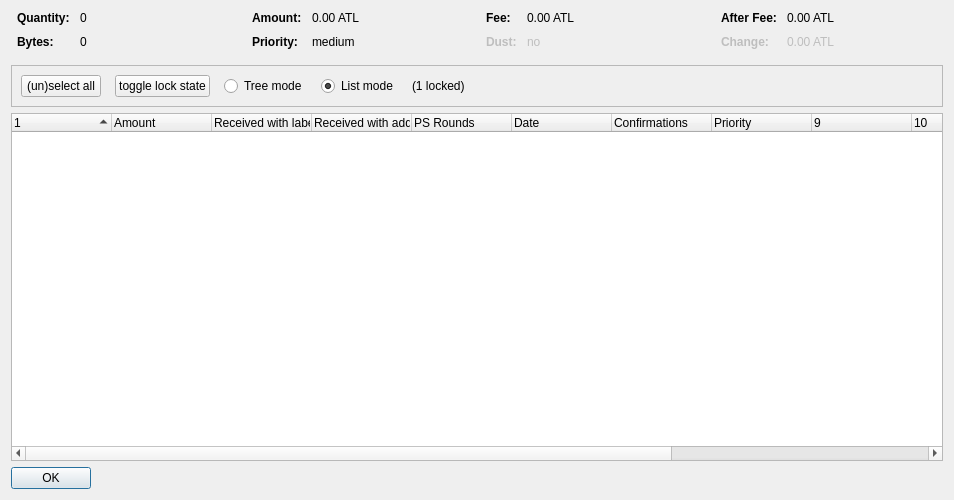
<?xml version="1.0" encoding="UTF-8"?>
<ui version="4.0">
 <class>CoinControlDialog</class>
 <widget class="QDialog" name="CoinControlDialog">
  <property name="geometry">
   <rect>
    <x>0</x>
    <y>0</y>
    <width>954</width>
    <height>500</height>
   </rect>
  </property>
  <property name="windowTitle">
   <string>Coin Selection</string>
  </property>
  <layout class="QVBoxLayout" name="verticalLayout">
   <item>
    <layout class="QHBoxLayout" name="horizontalLayoutTop" stretch="0,0,0,0">
     <property name="topMargin">
      <number>0</number>
     </property>
     <property name="bottomMargin">
      <number>10</number>
     </property>
     <item>
      <layout class="QFormLayout" name="formLayoutCoinControl1">
       <property name="horizontalSpacing">
        <number>10</number>
       </property>
       <property name="verticalSpacing">
        <number>10</number>
       </property>
       <property name="leftMargin">
        <number>6</number>
       </property>
       <property name="rightMargin">
        <number>6</number>
       </property>
       <item row="0" column="0">
        <widget class="QLabel" name="labelCoinControlQuantityText">
         <property name="font">
          <font>
           <weight>75</weight>
           <bold>true</bold>
          </font>
         </property>
         <property name="text">
          <string>Quantity:</string>
         </property>
        </widget>
       </item>
       <item row="0" column="1">
        <widget class="QLabel" name="labelCoinControlQuantity">
         <property name="cursor">
          <cursorShape>IBeamCursor</cursorShape>
         </property>
         <property name="contextMenuPolicy">
          <enum>Qt::ActionsContextMenu</enum>
         </property>
         <property name="text">
          <string notr="true">0</string>
         </property>
         <property name="textInteractionFlags">
          <set>Qt::LinksAccessibleByMouse|Qt::TextSelectableByKeyboard|Qt::TextSelectableByMouse</set>
         </property>
        </widget>
       </item>
       <item row="1" column="0">
        <widget class="QLabel" name="labelCoinControlBytesText">
         <property name="font">
          <font>
           <weight>75</weight>
           <bold>true</bold>
          </font>
         </property>
         <property name="text">
          <string>Bytes:</string>
         </property>
        </widget>
       </item>
       <item row="1" column="1">
        <widget class="QLabel" name="labelCoinControlBytes">
         <property name="cursor">
          <cursorShape>IBeamCursor</cursorShape>
         </property>
         <property name="contextMenuPolicy">
          <enum>Qt::ActionsContextMenu</enum>
         </property>
         <property name="text">
          <string notr="true">0</string>
         </property>
         <property name="textInteractionFlags">
          <set>Qt::LinksAccessibleByMouse|Qt::TextSelectableByKeyboard|Qt::TextSelectableByMouse</set>
         </property>
        </widget>
       </item>
      </layout>
     </item>
     <item>
      <layout class="QFormLayout" name="formLayoutCoinControl2">
       <property name="horizontalSpacing">
        <number>10</number>
       </property>
       <property name="verticalSpacing">
        <number>10</number>
       </property>
       <property name="leftMargin">
        <number>6</number>
       </property>
       <property name="rightMargin">
        <number>6</number>
       </property>
       <item row="0" column="0">
        <widget class="QLabel" name="labelCoinControlAmountText">
         <property name="font">
          <font>
           <weight>75</weight>
           <bold>true</bold>
          </font>
         </property>
         <property name="text">
          <string>Amount:</string>
         </property>
        </widget>
       </item>
       <item row="0" column="1">
        <widget class="QLabel" name="labelCoinControlAmount">
         <property name="cursor">
          <cursorShape>IBeamCursor</cursorShape>
         </property>
         <property name="contextMenuPolicy">
          <enum>Qt::ActionsContextMenu</enum>
         </property>
         <property name="text">
          <string notr="true">0.00 ATL</string>
         </property>
         <property name="textInteractionFlags">
          <set>Qt::LinksAccessibleByMouse|Qt::TextSelectableByKeyboard|Qt::TextSelectableByMouse</set>
         </property>
        </widget>
       </item>
       <item row="1" column="0">
        <widget class="QLabel" name="labelCoinControlPriorityText">
         <property name="font">
          <font>
           <weight>75</weight>
           <bold>true</bold>
          </font>
         </property>
         <property name="text">
          <string>Priority:</string>
         </property>
        </widget>
       </item>
       <item row="1" column="1">
        <widget class="QLabel" name="labelCoinControlPriority">
         <property name="cursor">
          <cursorShape>IBeamCursor</cursorShape>
         </property>
         <property name="contextMenuPolicy">
          <enum>Qt::ActionsContextMenu</enum>
         </property>
         <property name="text">
          <string>medium</string>
         </property>
         <property name="textInteractionFlags">
          <set>Qt::LinksAccessibleByMouse|Qt::TextSelectableByKeyboard|Qt::TextSelectableByMouse</set>
         </property>
        </widget>
       </item>
      </layout>
     </item>
     <item>
      <layout class="QFormLayout" name="formLayoutCoinControl3">
       <property name="horizontalSpacing">
        <number>10</number>
       </property>
       <property name="verticalSpacing">
        <number>10</number>
       </property>
       <property name="leftMargin">
        <number>6</number>
       </property>
       <property name="rightMargin">
        <number>6</number>
       </property>
       <item row="0" column="0">
        <widget class="QLabel" name="labelCoinControlFeeText">
         <property name="font">
          <font>
           <weight>75</weight>
           <bold>true</bold>
          </font>
         </property>
         <property name="text">
          <string>Fee:</string>
         </property>
        </widget>
       </item>
       <item row="0" column="1">
        <widget class="QLabel" name="labelCoinControlFee">
         <property name="cursor">
          <cursorShape>IBeamCursor</cursorShape>
         </property>
         <property name="contextMenuPolicy">
          <enum>Qt::ActionsContextMenu</enum>
         </property>
         <property name="text">
          <string notr="true">0.00 ATL</string>
         </property>
         <property name="textInteractionFlags">
          <set>Qt::LinksAccessibleByMouse|Qt::TextSelectableByKeyboard|Qt::TextSelectableByMouse</set>
         </property>
        </widget>
       </item>
       <item row="1" column="0">
        <widget class="QLabel" name="labelCoinControlLowOutputText">
         <property name="enabled">
          <bool>false</bool>
         </property>
         <property name="font">
          <font>
           <weight>75</weight>
           <bold>true</bold>
          </font>
         </property>
         <property name="text">
          <string>Dust:</string>
         </property>
        </widget>
       </item>
       <item row="1" column="1">
        <widget class="QLabel" name="labelCoinControlLowOutput">
         <property name="enabled">
          <bool>false</bool>
         </property>
         <property name="cursor">
          <cursorShape>IBeamCursor</cursorShape>
         </property>
         <property name="contextMenuPolicy">
          <enum>Qt::ActionsContextMenu</enum>
         </property>
         <property name="text">
          <string>no</string>
         </property>
         <property name="textInteractionFlags">
          <set>Qt::LinksAccessibleByMouse|Qt::TextSelectableByKeyboard|Qt::TextSelectableByMouse</set>
         </property>
        </widget>
       </item>
      </layout>
     </item>
     <item>
      <layout class="QFormLayout" name="formLayoutCoinControl4">
       <property name="horizontalSpacing">
        <number>10</number>
       </property>
       <property name="verticalSpacing">
        <number>10</number>
       </property>
       <property name="leftMargin">
        <number>6</number>
       </property>
       <property name="rightMargin">
        <number>6</number>
       </property>
       <item row="0" column="0">
        <widget class="QLabel" name="labelCoinControlAfterFeeText">
         <property name="font">
          <font>
           <weight>75</weight>
           <bold>true</bold>
          </font>
         </property>
         <property name="text">
          <string>After Fee:</string>
         </property>
        </widget>
       </item>
       <item row="0" column="1">
        <widget class="QLabel" name="labelCoinControlAfterFee">
         <property name="cursor">
          <cursorShape>IBeamCursor</cursorShape>
         </property>
         <property name="contextMenuPolicy">
          <enum>Qt::ActionsContextMenu</enum>
         </property>
         <property name="text">
          <string notr="true">0.00 ATL</string>
         </property>
         <property name="textInteractionFlags">
          <set>Qt::LinksAccessibleByMouse|Qt::TextSelectableByKeyboard|Qt::TextSelectableByMouse</set>
         </property>
        </widget>
       </item>
       <item row="1" column="0">
        <widget class="QLabel" name="labelCoinControlChangeText">
         <property name="enabled">
          <bool>false</bool>
         </property>
         <property name="font">
          <font>
           <weight>75</weight>
           <bold>true</bold>
          </font>
         </property>
         <property name="text">
          <string>Change:</string>
         </property>
        </widget>
       </item>
       <item row="1" column="1">
        <widget class="QLabel" name="labelCoinControlChange">
         <property name="enabled">
          <bool>false</bool>
         </property>
         <property name="cursor">
          <cursorShape>IBeamCursor</cursorShape>
         </property>
         <property name="contextMenuPolicy">
          <enum>Qt::ActionsContextMenu</enum>
         </property>
         <property name="text">
          <string notr="true">0.00 ATL</string>
         </property>
         <property name="textInteractionFlags">
          <set>Qt::LinksAccessibleByMouse|Qt::TextSelectableByKeyboard|Qt::TextSelectableByMouse</set>
         </property>
        </widget>
       </item>
      </layout>
     </item>
    </layout>
   </item>
   <item>
    <widget class="QFrame" name="frame">
     <property name="minimumSize">
      <size>
       <width>0</width>
       <height>40</height>
      </size>
     </property>
     <property name="frameShape">
      <enum>QFrame::StyledPanel</enum>
     </property>
     <property name="frameShadow">
      <enum>QFrame::Sunken</enum>
     </property>
     <layout class="QHBoxLayout" name="horizontalLayout">
      <item>
       <layout class="QHBoxLayout" name="horizontalLayoutPanel" stretch="0,0,0,0,0,0">
        <property name="spacing">
         <number>14</number>
        </property>
        <item>
         <widget class="QPushButton" name="pushButtonSelectAll">
          <property name="sizePolicy">
           <sizepolicy hsizetype="Maximum" vsizetype="Fixed">
            <horstretch>0</horstretch>
            <verstretch>0</verstretch>
           </sizepolicy>
          </property>
          <property name="text">
           <string>(un)select all</string>
          </property>
          <property name="autoDefault">
           <bool>false</bool>
          </property>
         </widget>
        </item>
        <item>
         <widget class="QPushButton" name="pushButtonToggleLock">
          <property name="sizePolicy">
           <sizepolicy hsizetype="Maximum" vsizetype="Fixed">
            <horstretch>0</horstretch>
            <verstretch>0</verstretch>
           </sizepolicy>
          </property>
          <property name="text">
           <string>toggle lock state</string>
          </property>
          <property name="autoDefault">
           <bool>false</bool>
          </property>
         </widget>
        </item>
        <item>
         <widget class="QRadioButton" name="radioTreeMode">
          <property name="sizePolicy">
           <sizepolicy hsizetype="Maximum" vsizetype="Fixed">
            <horstretch>0</horstretch>
            <verstretch>0</verstretch>
           </sizepolicy>
          </property>
          <property name="text">
           <string>Tree mode</string>
          </property>
         </widget>
        </item>
        <item>
         <widget class="QRadioButton" name="radioListMode">
          <property name="sizePolicy">
           <sizepolicy hsizetype="Maximum" vsizetype="Fixed">
            <horstretch>0</horstretch>
            <verstretch>0</verstretch>
           </sizepolicy>
          </property>
          <property name="text">
           <string>List mode</string>
          </property>
          <property name="checked">
           <bool>true</bool>
          </property>
         </widget>
        </item>
        <item>
         <widget class="QLabel" name="labelLocked">
          <property name="text">
           <string>(1 locked)</string>
          </property>
         </widget>
        </item>
        <item>
         <spacer name="horizontalSpacer">
          <property name="orientation">
           <enum>Qt::Horizontal</enum>
          </property>
          <property name="sizeHint" stdset="0">
           <size>
            <width>40</width>
            <height>20</height>
           </size>
          </property>
         </spacer>
        </item>
       </layout>
      </item>
     </layout>
    </widget>
   </item>
   <item>
    <widget class="CoinControlTreeWidget" name="treeWidget">
     <property name="contextMenuPolicy">
      <enum>Qt::CustomContextMenu</enum>
     </property>
     <property name="sortingEnabled">
      <bool>false</bool>
     </property>
     <property name="columnCount">
      <number>13</number>
     </property>
     <attribute name="headerShowSortIndicator" stdset="0">
      <bool>true</bool>
     </attribute>
     <attribute name="headerStretchLastSection">
      <bool>false</bool>
     </attribute>
     <column>
      <property name="text">
       <string/>
      </property>
     </column>
     <column>
      <property name="text">
       <string>Amount</string>
      </property>
     </column>
     <column>
      <property name="text">
       <string>Received with label</string>
      </property>
     </column>
     <column>
      <property name="text">
       <string>Received with address</string>
      </property>
     </column>
     <column>
      <property name="text">
       <string>PS Rounds</string>
      </property>
     </column>
     <column>
      <property name="text">
       <string>Date</string>
      </property>
     </column>
     <column>
      <property name="text">
       <string>Confirmations</string>
      </property>
      <property name="toolTip">
       <string>Confirmed</string>
      </property>
     </column>
     <column>
      <property name="text">
       <string>Priority</string>
      </property>
     </column>
     <column>
      <property name="text">
       <string/>
      </property>
     </column>
     <column>
      <property name="text">
       <string/>
      </property>
     </column>
     <column>
      <property name="text">
       <string/>
      </property>
     </column>
     <column>
      <property name="text">
       <string/>
      </property>
     </column>
     <column>
      <property name="text">
       <string/>
      </property>
     </column>
    </widget>
   </item>
   <item>
    <widget class="QDialogButtonBox" name="buttonBox">
     <property name="sizePolicy">
      <sizepolicy hsizetype="Maximum" vsizetype="Fixed">
       <horstretch>0</horstretch>
       <verstretch>0</verstretch>
      </sizepolicy>
     </property>
     <property name="orientation">
      <enum>Qt::Horizontal</enum>
     </property>
     <property name="standardButtons">
      <set>QDialogButtonBox::Ok</set>
     </property>
    </widget>
   </item>
  </layout>
 </widget>
 <customwidgets>
  <customwidget>
   <class>CoinControlTreeWidget</class>
   <extends>QTreeWidget</extends>
   <header>coincontroltreewidget.h</header>
  </customwidget>
 </customwidgets>
 <resources/>
 <connections/>
</ui>
